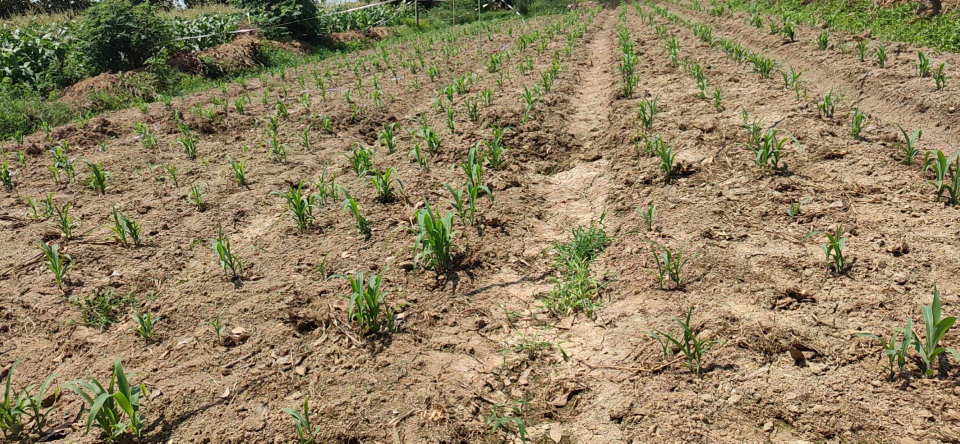
#> input picture images/1.jpg, 1920 x 887 px (shown at 1/2 size)
$ python image.py
#> lines starting #> are read from the running program, lines starting #| are printed output that depends on the picture; after the words box and inside, x2 and y2 are one past the last pixel; in counts of white or black regions, pixels touching at a corner belong together
import cv2
import numpy as np

def empty(v):
    pass

img = cv2.imread('./images/1.jpg')
#> img is the input picture: shape (887, 1920, 3); mean B, G, R 96.4, 128.6, 144.5
img = cv2.resize(img, (0, 0), fx=0.5, fy=0.5)
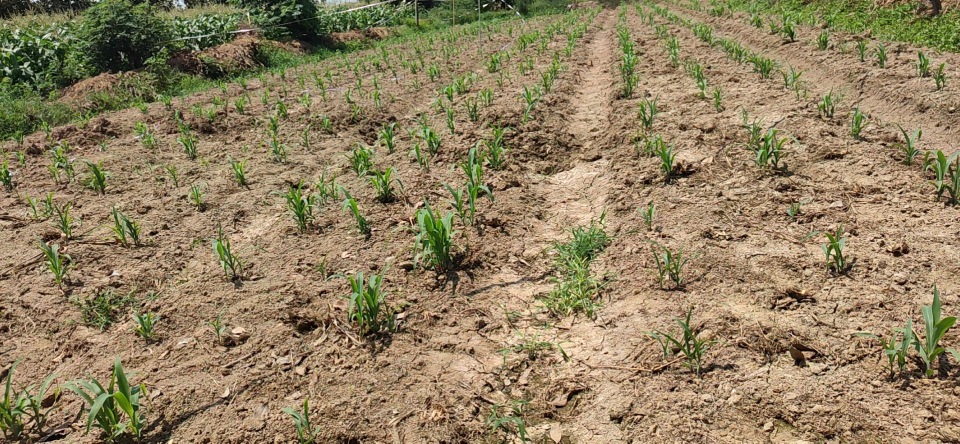
#> img: shape (444, 960, 3); mean B, G, R 96.5, 128.8, 144.7

cv2.namedWindow('TrackBar')
cv2.resizeWindow('TrackBar', 1280, 640)

cv2.createTrackbar('Hue Min', 'TrackBar', 0, 179, empty)
#> slider 'Hue Min' is set to 35
cv2.createTrackbar('Hue Max', 'TrackBar', 179, 179, empty)
cv2.createTrackbar('Sat Min', 'TrackBar', 0, 255, empty)
#> slider 'Sat Min' is set to 51
cv2.createTrackbar('Sat Max', 'TrackBar', 255, 255, empty)
cv2.createTrackbar('Val Min', 'TrackBar', 0, 255, empty)
#> slider 'Val Min' is set to 51
cv2.createTrackbar('Val Max', 'TrackBar', 255, 255, empty)


hsv = cv2.cvtColor(img, cv2.COLOR_BGR2HSV)
#> hsv: shape (444, 960, 3); mean H, S, V 21.5, 96.8, 147.5
while True:
    h_min = cv2.getTrackbarPos('Hue Min', 'TrackBar')
    h_max = cv2.getTrackbarPos('Hue Max', 'TrackBar')
    s_min = cv2.getTrackbarPos('Sat Min', 'TrackBar')
    s_max = cv2.getTrackbarPos('Sat Max', 'TrackBar')
    v_min = cv2.getTrackbarPos('Val Min', 'TrackBar')
    v_max = cv2.getTrackbarPos('Val Max', 'TrackBar')
    print(h_min, h_max, s_min, s_max, v_min, v_max)

    lower = np.array([h_min, s_min, v_min])
    upper = np.array([h_max, s_max, v_max])

    mask = cv2.inRange(hsv, lower, upper)
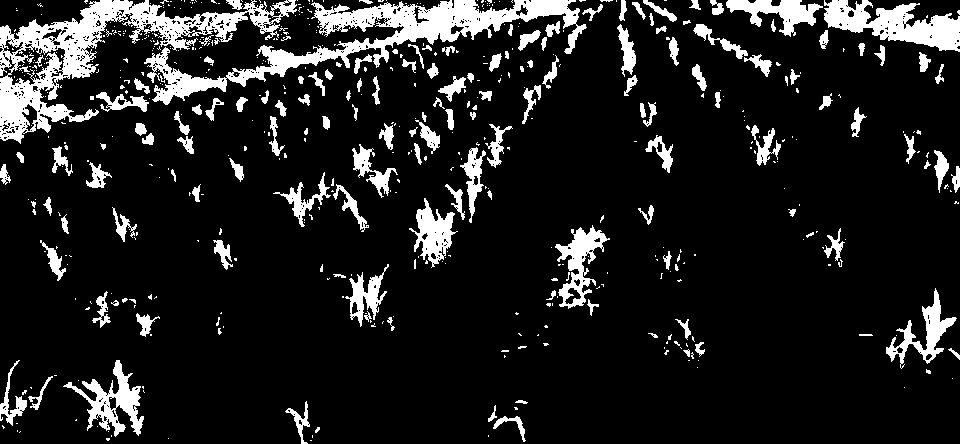
#> mask: shape (444, 960); 12.6% white; 555 white regions (407 under 20 px), largest, box (x1, y1, x2, y2) and area: (0, 0, 297, 144) 10423, (144, 0, 587, 105) 9960, (824, 0, 960, 52) 3646
    result = cv2.bitwise_and(img, img, mask=mask)
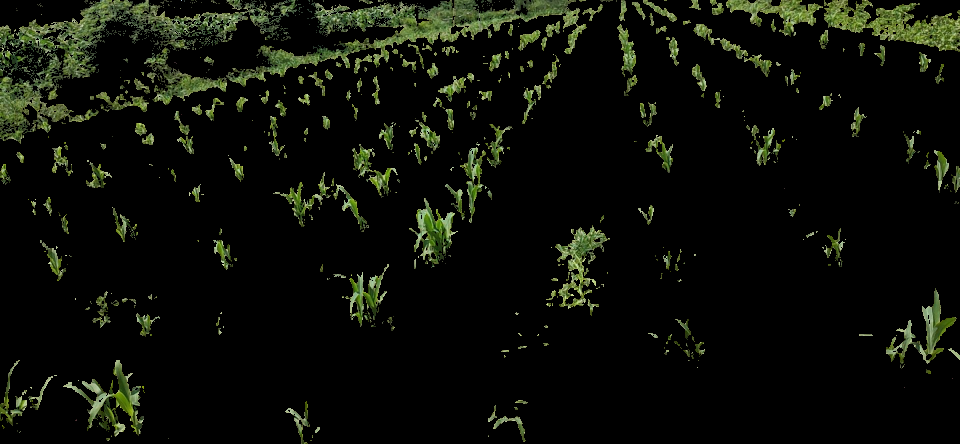
#> result: shape (444, 960, 3); mean B, G, R 8, 14.7, 12.2

    cv2.imshow('img', img)
    # cv2.imshow('hsv', hsv)
    cv2.imshow('mask', mask)
    cv2.imshow('reslut', result)
    keycode = cv2.waitKey(1)
#> (key Esc is pressed here)
    print (keycode)
    print ("I'm done")

$ run again, with images/2.jpg copied over images/1.jpg
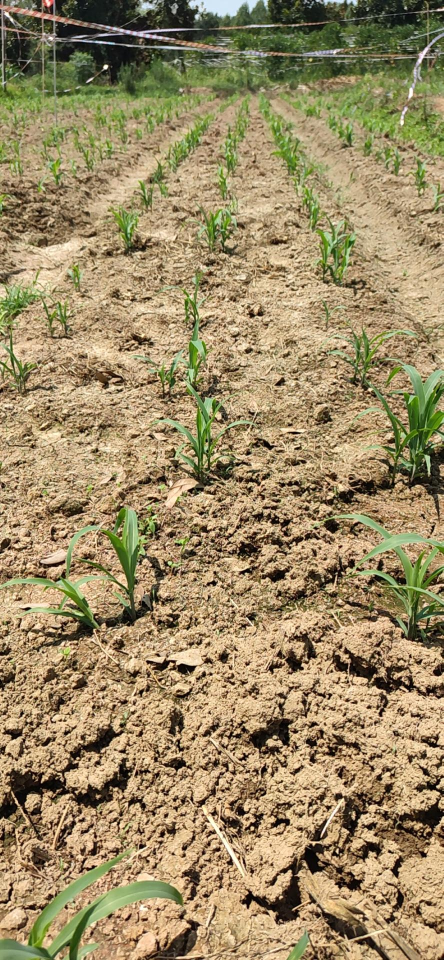
#> input picture images/2.jpg, 887 x 1920 px (shown at 1/2 size)
#> img is the input picture: shape (1920, 887, 3); mean B, G, R 101.4, 138.8, 156
#> img: shape (960, 444, 3)
#> hsv: shape (960, 444, 3); mean H, S, V 22.8, 101.9, 159
#> `mask = cv2.inRange(hsv, lower, upper)`:
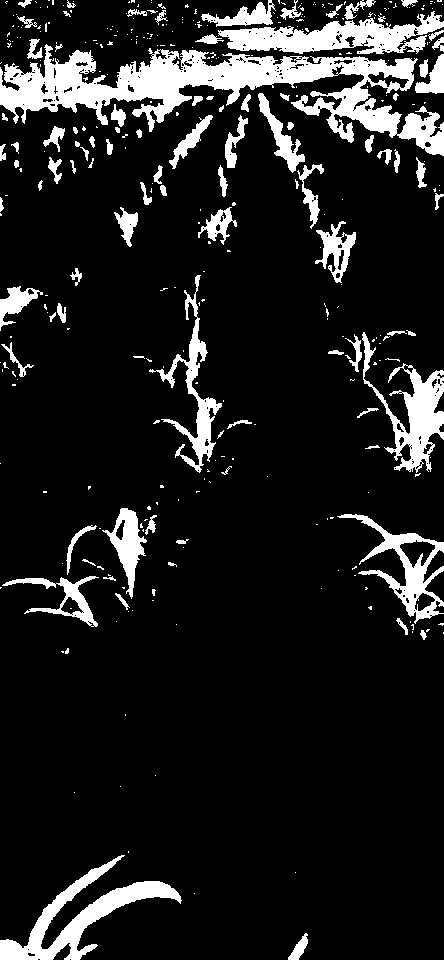
#> mask: shape (960, 444); 12.2% white; 361 white regions (266 under 20 px), largest, box (x1, y1, x2, y2) and area: (0, 44, 444, 156) 17030, (218, 11, 444, 54) 4790, (0, 855, 182, 960) 4773
#> `result = cv2.bitwise_and(img, img, mask=mask)`:
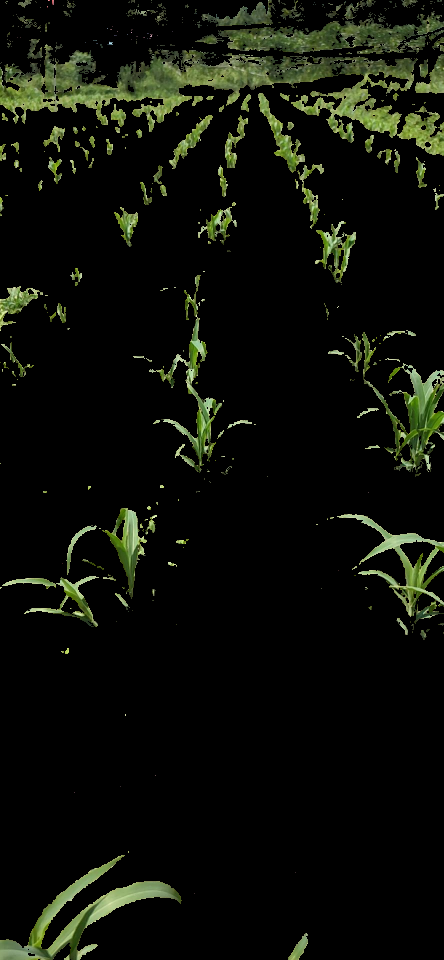
#> result: shape (960, 444, 3); mean B, G, R 8.6, 15.5, 13

$ run again, with images/3.jpg copied over images/1.jpg
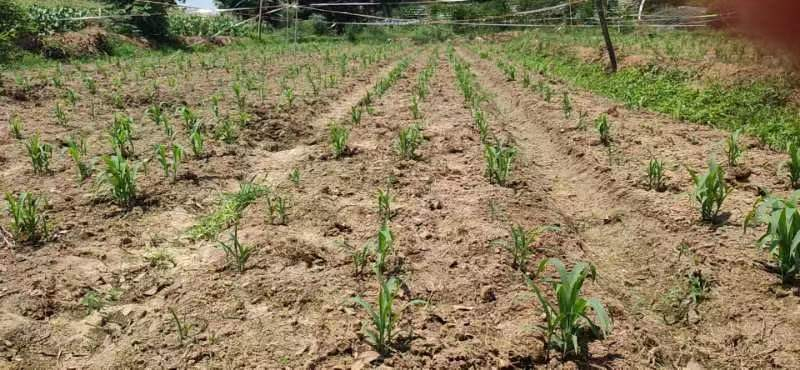
#> input picture images/3.jpg, 800 x 370 px
#> img is the input picture: shape (370, 800, 3); mean B, G, R 91.9, 126.4, 139.9
#> img: shape (185, 400, 3)
#> hsv: shape (185, 400, 3); mean H, S, V 23.3, 96.9, 143.1
#> `mask = cv2.inRange(hsv, lower, upper)`:
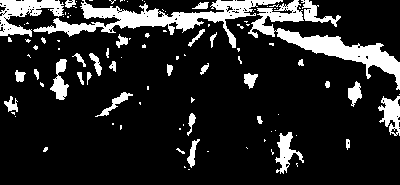
#> mask: shape (185, 400); 15.3% white; 103 white regions (69 under 20 px), largest, box (x1, y1, x2, y2) and area: (33, 0, 283, 48) 3254, (248, 0, 400, 90) 2884, (0, 0, 64, 37) 1124
#> `result = cv2.bitwise_and(img, img, mask=mask)`:
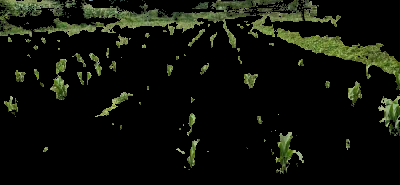
#> result: shape (185, 400, 3); mean B, G, R 10, 17.8, 15.2

$ run again, with images/78310a55b319ebc4cc2527c49b43cbf71f1716f9.webp saved as images/1.jpg
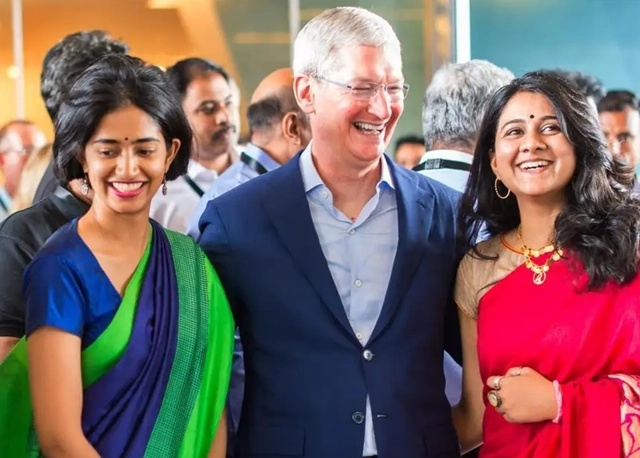
#> input picture images/78310a55b319ebc4cc2527c49b43cbf71f1716f9.webp, 640 x 458 px
#> img is the input picture: shape (458, 640, 3); mean B, G, R 100.4, 100.6, 124.2
#> img: shape (229, 320, 3)
#> hsv: shape (229, 320, 3); mean H, S, V 77.6, 124.2, 149.5
#> `mask = cv2.inRange(hsv, lower, upper)`:
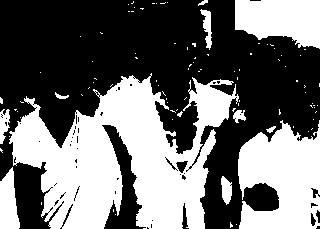
#> mask: shape (229, 320); 42.9% white; 95 white regions (84 under 20 px), largest, box (x1, y1, x2, y2) and area: (9, 73, 239, 229) 19489, (238, 120, 320, 229) 6596, (235, 0, 320, 49) 3272
#> `result = cv2.bitwise_and(img, img, mask=mask)`:
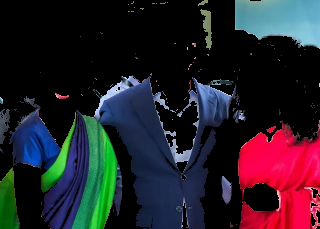
#> result: shape (229, 320, 3); mean B, G, R 39.3, 30.8, 37.3
